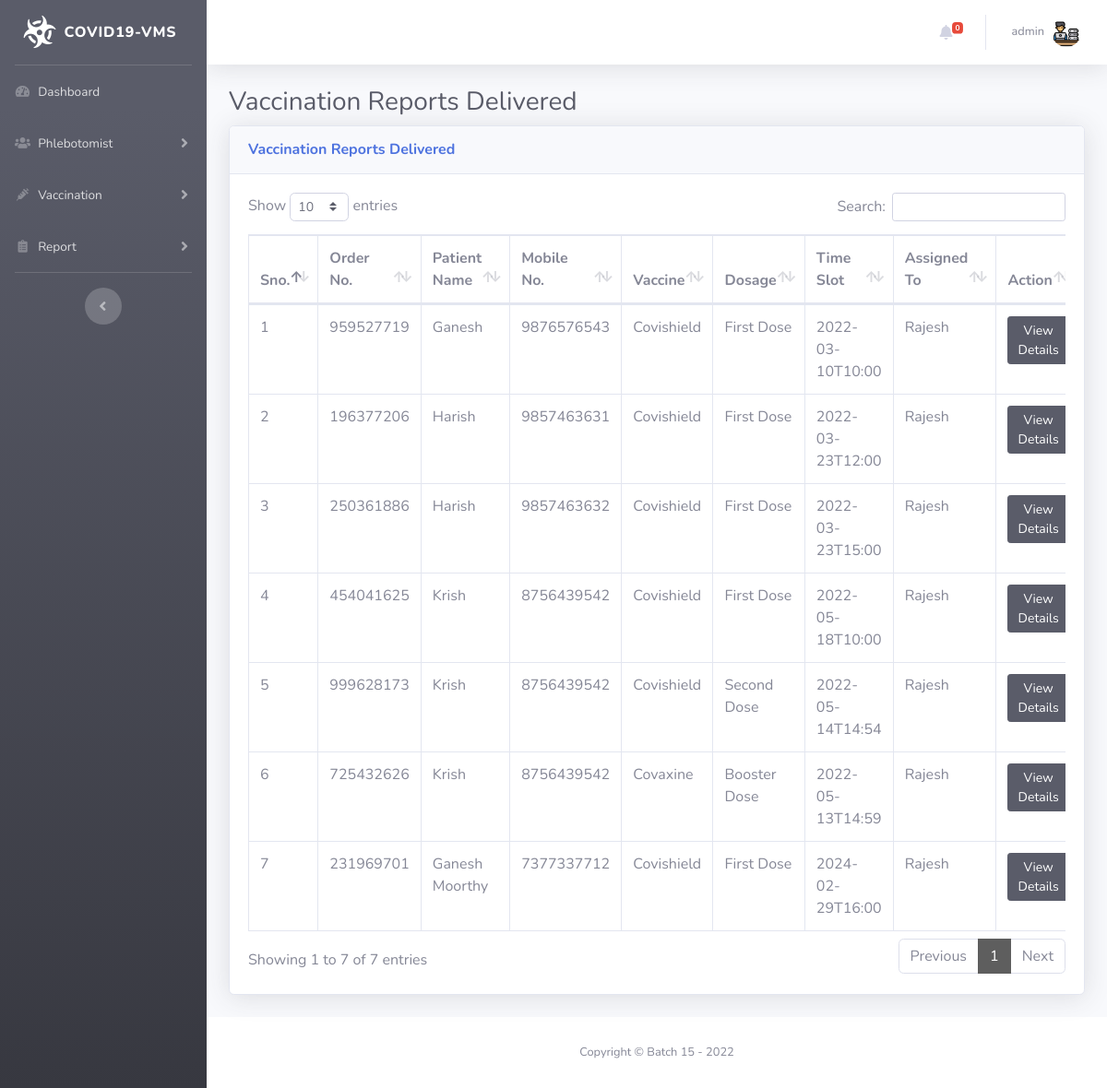
The app's page /reportdelivered-vaccine.php (signed in) with its own data.
### tables this page shows
CREATE TABLE `tblvacrecords` (
  `ID` int(11) NOT NULL,
  `OrderNumber` bigint(14) DEFAULT NULL,
  `PatientMobileNumber` bigint(14) DEFAULT NULL,
  `VaccineType` varchar(100) DEFAULT NULL,
  `Dosage` varchar(30) DEFAULT NULL,
  `VaccineTimeSlot` varchar(120) DEFAULT NULL,
  `ReportStatus` varchar(100) DEFAULT NULL,
  `FinalReport` varchar(150) DEFAULT NULL,
  `ReportUploadTime` varchar(200) DEFAULT NULL,
  `RegistrationDate` timestamp NULL DEFAULT current_timestamp(),
  `AssignedtoEmpId` varchar(150) DEFAULT NULL,
  `AssigntoName` varchar(180) DEFAULT NULL,
  `AssignedTime` varchar(100) DEFAULT NULL,
  `ActionBy` varchar(180) DEFAULT NULL
);

CREATE TABLE `vacpatients` (
  `ID` int(11) NOT NULL,
  `FullName` varchar(120) DEFAULT NULL,
  `MobileNumber` bigint(12) DEFAULT NULL,
  `DateOfBirth` date DEFAULT NULL,
  `GovtIssuedId` varchar(150) DEFAULT NULL,
  `GovtIssuedIdNo` varchar(150) DEFAULT NULL,
  `Age` int(30) DEFAULT NULL,
  `Gender` varchar(30) DEFAULT NULL,
  `FullAddress` varchar(255) DEFAULT NULL,
  `State` varchar(200) DEFAULT NULL,
  `RegistrationDate` timestamp NOT NULL DEFAULT current_timestamp()
);

### reportdelivered-vaccine.php (the view, shortened to what this page needs)
<?php session_start();
include_once('includes/config.php');
if (strlen($_SESSION['aid']==0)) {
  header('location:logout.php');
  } else{
?>
<!DOCTYPE html>
<html lang="en">
<head>
    <link href="vendor/fontawesome-free/css/all.min.css" rel="stylesheet" type="text/css">
    <link href="css/sb-admin-2.min.css" rel="stylesheet">
    <link href="vendor/datatables/dataTables.bootstrap4.min.css" rel="stylesheet">
</head>
<body id="page-top">
    <div id="wrapper">
  <?php include_once('includes/sidebar.php');?>
        <div id="content-wrapper" class="d-flex flex-column">
            <div id="content">
<?php include_once('includes/topbar.php');?>
                <div class="container-fluid">
                    <h1 class="h3 mb-2 text-gray-800">Vaccination Reports Delivered</h1>
                    <div class="card shadow mb-4">
                        <div class="card-header py-3">
                            <h6 class="m-0 font-weight-bold text-primary">Vaccination Reports Delivered</h6>
                        </div>
                        <div class="card-body">
                            <div class="table-responsive">
                                <form name="assignto" method="post">
                    <table class="table table-bordered" id="dataTable" width="100%" cellspacing="0">
                                    <thead>
                                        <tr>
                                            <th>Sno.</th>
                                            <th>Order No.</th>
                                            <th>Patient Name</th>
                                            <th>Mobile No.</th>
                                            <th>Vaccine</th>
					    <th>Dosage</th>
                                            <th>Time Slot</th>
                                            <th>Assigned To</th>
                                            <th>Action</th>
                                        </tr>
                                    </thead>
                                    <tbody>
<?php $query=mysqli_query($con,"select tblvacrecords.OrderNumber,vacpatients.FullName,vacpatients.MobileNumber,tblvacrecords.VaccineType,tblvacrecords.VaccineTimeSlot,tblvacrecords.Dosage,tblvacrecords.AssigntoName,tblvacrecords.id as testid from tblvacrecords
join vacpatients on vacpatients.MobileNumber=tblvacrecords.PatientMobileNumber
where ReportStatus='Vaccinated'");
$cnt=1;
while($row=mysqli_fetch_array($query)){
?>
                                        <tr>
                                            <td><?php echo $cnt;?></td>
                                            <td><?php echo $row['OrderNumber'];?></td>
                                            <td><?php echo $row['FullName'];?></td>
                                            <td><?php echo $row['MobileNumber'];?></td>
                                            <td><?php echo $row['VaccineType'];?></td>
		                            <td><?php echo $row['Dosage'];?></td>
                                            <td><?php echo $row['VaccineTimeSlot'];?></td>
                                            <td><?php echo $row['AssigntoName'];?></td>
                                            <td>
                                <a href="vaccine-details.php?tid=<?php echo $row['testid'];?>&&oid=<?php echo $row['OrderNumber'];?>" class="btn btn-dark btn-sm">View Details</a>
                            </td>
                                        </tr>
<?php $cnt++;} ?>
                                    </tbody>
                                </table>
                                     </form>
                            </div>
                        </div>
                    </div>
                </div>
            </div>
    <?php include_once('includes/footer.php');?>
        </div>
    </div>
</body>
</html>
<?php } ?>

### includes/topbar.php (shortened to what this page needs)
      <nav class="navbar navbar-expand navbar-light bg-white topbar mb-4 static-top shadow">
            <?php if($_SESSION['aid']):?>
                    <ul class="navbar-nav ml-auto">
<?php $query=mysqli_query($con,"select * from tblvacrecords where ReportStatus is null");
$count=mysqli_num_rows($query);
?>
                        <li class="nav-item dropdown no-arrow mx-1">
                            <a class="nav-link dropdown-toggle" href="#" id="alertsDropdown" role="button"
                                data-toggle="dropdown" aria-haspopup="true" aria-expanded="false">
                                <i class="fas fa-bell fa-fw"></i>
                                <span class="badge badge-danger badge-counter"><?php echo $count;?></span>
                            </a>
                        </li>
                        <li class="nav-item dropdown no-arrow">
                            <a class="nav-link dropdown-toggle" href="#" id="userDropdown" role="button"
                                data-toggle="dropdown" aria-haspopup="true" aria-expanded="false">
                <?php
$adid=$_SESSION['aid'];
$ret1=mysqli_query($con,"select AdminName from tbladmin where ID='$adid'");
while($row1=mysqli_fetch_array($ret1)){
?>
                                <span class="mr-2 d-none d-lg-inline text-gray-600 small"><?php  echo $row1['AdminName'];?></span>
                           <?php } ?>
                                <img class="img-profile rounded-circle"
                                    src="img/admin-100.png">
                            </a>
                        </li>
                    </ul>
                <?php endif;?>
                </nav>

### records on screen
tblvacrecords: OrderNumber "959527719", vacpatients.FullName "Ganesh", vacpatients.MobileNumber "9876576543", VaccineType "Covishield", Dosage "First Dose", VaccineTimeSlot "2022-03-10T10:00", AssigntoName "Rajesh"
tblvacrecords: OrderNumber "196377206", vacpatients.FullName "Harish", vacpatients.MobileNumber "9857463631", VaccineType "Covishield", Dosage "First Dose", VaccineTimeSlot "2022-03-23T12:00", AssigntoName "Rajesh"
tblvacrecords: OrderNumber "250361886", vacpatients.FullName "Harish", vacpatients.MobileNumber "9857463632", VaccineType "Covishield", Dosage "First Dose", VaccineTimeSlot "2022-03-23T15:00", AssigntoName "Rajesh"
tblvacrecords: OrderNumber "454041625", vacpatients.FullName "Krish", vacpatients.MobileNumber "8756439542", VaccineType "Covishield", Dosage "First Dose", VaccineTimeSlot "2022-05-18T10:00", AssigntoName "Rajesh"
tblvacrecords: OrderNumber "999628173", vacpatients.FullName "Krish", vacpatients.MobileNumber "8756439542", VaccineType "Covishield", Dosage "Second Dose", VaccineTimeSlot "2022-05-14T14:54", AssigntoName "Rajesh"
tblvacrecords: OrderNumber "725432626", vacpatients.FullName "Krish", vacpatients.MobileNumber "8756439542", VaccineType "Covaxine", Dosage "Booster Dose", VaccineTimeSlot "2022-05-13T14:59", AssigntoName "Rajesh"
tblvacrecords: OrderNumber "231969701", vacpatients.FullName "Ganesh Moorthy", vacpatients.MobileNumber "7377337712", VaccineType "Covishield", Dosage "First Dose", VaccineTimeSlot "2024-02-29T16:00", AssigntoName "Rajesh"

### other values on screen
$count "0"
$row1['AdminName'] "admin"
